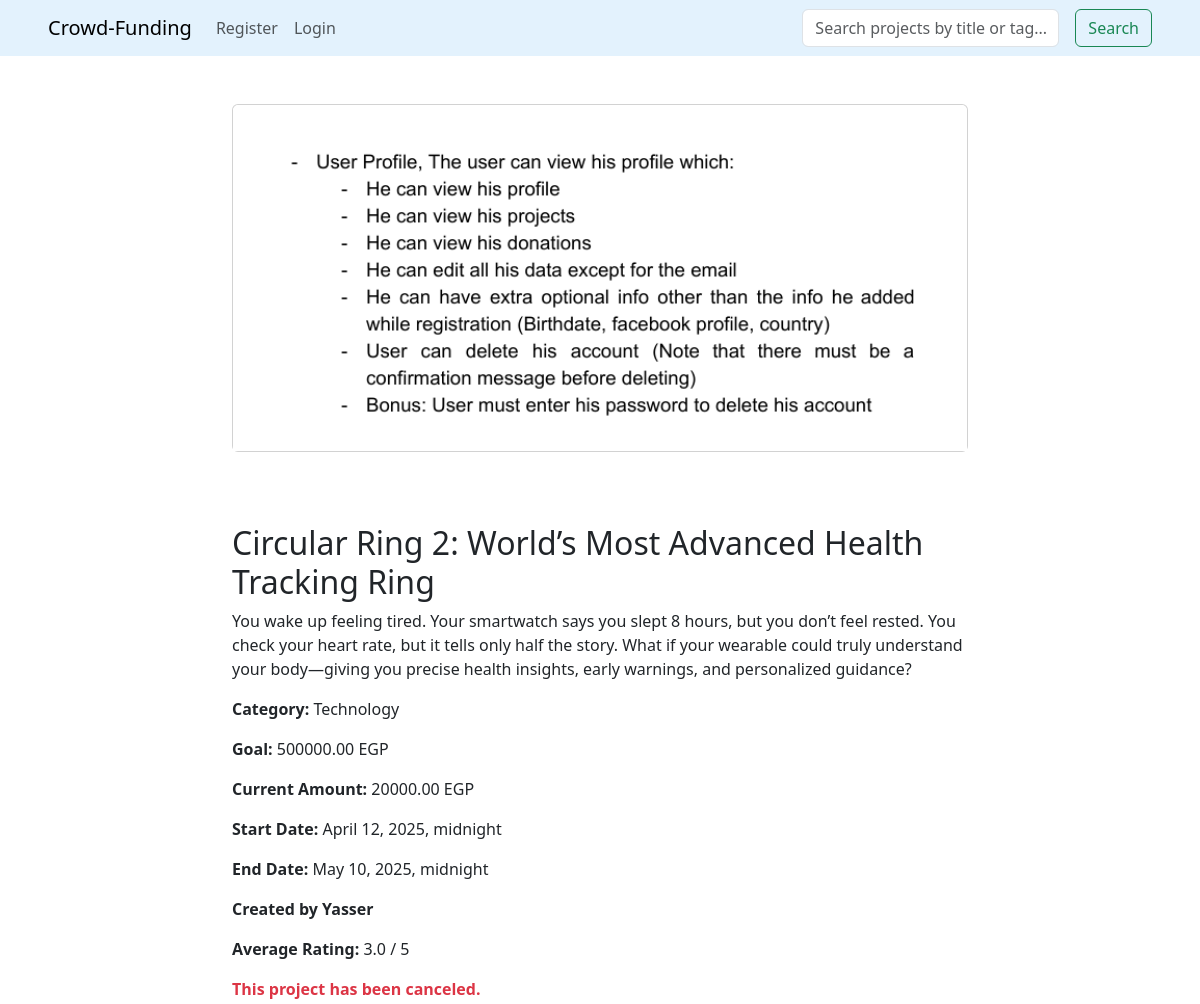
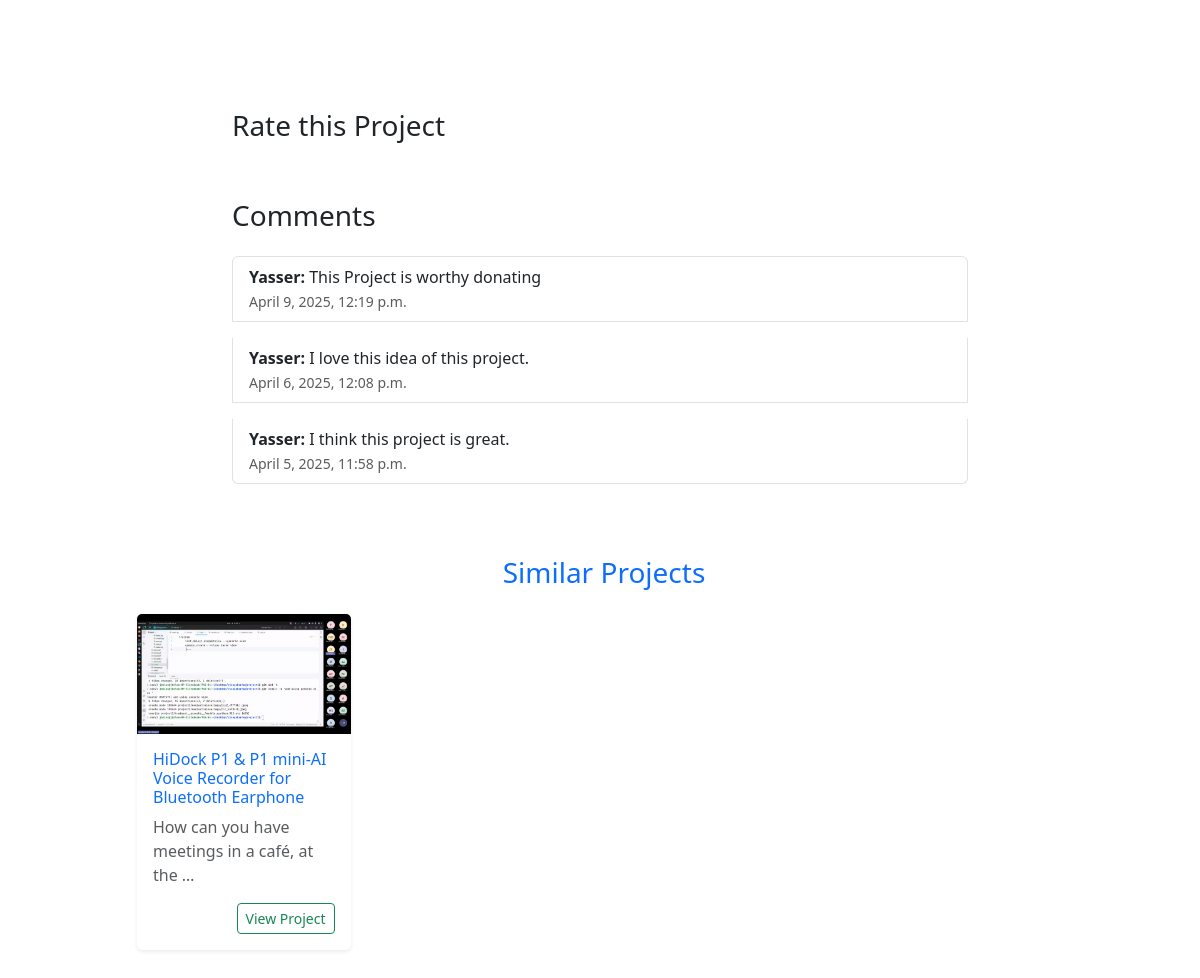
Screenshot of /project/2/ with the database file from the repository (2 pictures, top to bottom).
### funding/models.py (models this page shows, shortened)
class CampaignImage(models.Model):
    campaign = models.ForeignKey(Project, on_delete=models.CASCADE)
    image = models.ImageField(upload_to='campaigns/')

class Project(models.Model):
    title = models.CharField(max_length=255)
    details = models.TextField()
    category = models.ForeignKey(Category, on_delete=models.CASCADE, related_name='projects')
    total_target = models.DecimalField(max_digits=10, decimal_places=2)
    tags = models.CharField(max_length=255, help_text="Comma-separated tags")
    start_time = models.DateTimeField()
    end_time = models.DateTimeField()
    current_amount = models.DecimalField(max_digits=10, decimal_places=2, default=0.00)
    user = models.ForeignKey("UserProfile", on_delete=models.CASCADE, null=True, blank=True)
    reported = models.BooleanField(default=False)
    cancelled = models.BooleanField(default=False)
    def average_rating(self):
        ratings = self.ratings.all()
        if ratings.exists():
            return round(sum(rating.value for rating in ratings) / ratings.count(), 1)
        return 0

class Category(models.Model):
    name = models.CharField(max_length=100, unique=True)
    def __str__(self):
        return self.name

class UserProfile(AbstractBaseUser):
    email = models.EmailField(unique=True)
    first_name = models.CharField(max_length=50)
    last_name = models.CharField(max_length=50)
    phone = models.CharField(max_length=15, unique=True)
    picture = models.ImageField(upload_to='profile_pics/')
    is_active = models.BooleanField(default=False)
    facebook_profile = models.URLField(max_length=200, blank=True , null=True)
    birth_date = models.DateField(blank=True, null=True)
    country = models.CharField(max_length=50, blank=True, null=True)
    USERNAME_FIELD = 'email'  # Ensure this is set correctly
    REQUIRED_FIELDS = ['first_name', 'last_name', 'phone']
    objects = UserProfileManager()

class Comment(models.Model):
    project = models.ForeignKey(Project, on_delete=models.CASCADE, related_name="comments")
    user = models.ForeignKey("UserProfile", on_delete=models.CASCADE)
    content = models.TextField()
    created_at = models.DateTimeField(auto_now_add=True)
    reported = models.BooleanField(default=False)

### funding/views.py (the view)
# urls.py: path('project/<int:project_id>/', views.project_detail, name='project_detail'),
def project_detail(request, project_id):
    project = Project.objects.get(id=project_id)
    images = CampaignImage.objects.filter(campaign=project)
    comments = project.comments.all().order_by('-created_at')
    can_cancel = project.current_amount < (Decimal('0.25') * project.total_target)
    average_rating = project.average_rating()
    project_tags = project.tags.split(',')  # Split tags into a list
    similar_projects = Project.objects.filter(
        Q(tags__icontains=project_tags[0]),
        ~Q(id=project.id)  # Exclude the current project
    ).distinct()[:4]  # Limit to 4 projects
    if request.method == "POST":
        form = CommentForm(request.POST)
        if form.is_valid():
            comment = form.save(commit=False)
            comment.project = project
            comment.user = request.user
            comment.save()
            return redirect('project_detail', project_id=project_id)
    else:
        form = CommentForm()
    return render(request, 'funding/project_detail.html', {
        'project': project,
        'images': images,
        'comments': comments,
        'form': form,
        'can_cancel': can_cancel,
        'average_rating': average_rating,
        'similar_projects': similar_projects,
        })

### funding/forms.py
class CommentForm(forms.ModelForm):
    class Meta:
        model = Comment
        fields = ['content']
        widgets = {
            'content': forms.Textarea(attrs={'class': 'form-control', 'rows': 3, 'placeholder': 'Add a comment...'}),
        }

### finalproject/funding/templates/funding/project_detail.html (shortened to what this page needs)
{% extends "funding/index.html" %}
{% load static %}
{% block content %}
<div class="container mt-5">
    <div class="row">
        <div class="col-md-8 offset-md-2">
            <div class="card mb-4">
                <div id="carousel-{{ project.id }}" class="carousel slide" data-ride="carousel">
                    <div id="carousel-{{ project.id }}" class="carousel slide" data-bs-ride="carousel" data-bs-interval="2000">
                        <div class="carousel-inner">
                            {% for image in images %}
                                {% if image.campaign.id == project.id %}
                                    <div class="carousel-item {% if forloop.first %}active{% endif %}">
                                        <img src="{{ image.image.url }}" class="d-block w-100 img-fluid rounded-top project-image" alt="Project Image">
                                    </div>
                                {% endif %}
                            {% endfor %}
                        </div>
                    </div>
                </div>
            </div>
        </div>
    </div>
</div>
<div class="container mt-5">
    <div class="row">
        <div class="col-md-8 offset-md-2">
            <h2>{{ project.title }}</h2>
            <p>{{ project.details }}</p>
            <p><strong>Category:</strong> {{ project.category }}</p>
            <p><strong>Goal:</strong> {{ project.total_target }} EGP</p>
            <p><strong>Current Amount:</strong> {{ project.current_amount }} EGP</p>
            <p><strong>Start Date:</strong> {{ project.start_time }}</p>
            <p><strong>End Date:</strong> {{ project.end_time }}</p>
            <p><strong>Created by {{ project.user.first_name }}</strong></p>
            <p><strong>Average Rating:</strong> {{ average_rating }} / 5</p>
            {% if project.cancelled %}
                <p class="text-danger"><strong>This project has been canceled.</strong></p>
            {% endif %}
             <br><br>
        </div>
    </div>
</div>
<div class="container mt-5">
    <div class="row">
        <div class="col-md-8 offset-md-2">
            <h3>Rate this Project</h3>
        </div>
    </div>
</div>
<div class="container mt-5">
    <div class="row">
        <div class="col-md-8 offset-md-2">
            <h3>Comments</h3>
            <ul class="list-group mb-4">
                {% for comment in comments %}
                <li class="list-group-item mt-3">
                    <strong>{{ comment.user.first_name }}:</strong> {{ comment.content }}
                    <br>
                    <small class="text-muted">{{ comment.created_at|date:"F j, Y, g:i a" }}</small>
                </li>
                {% empty %}
                <li class="list-group-item">No comments yet. Be the first to comment!</li>
                {% endfor %}
            </ul>
        </div>
    </div>
</div>
<div class="container mt-5">
    <div class="row">
        <div class="col-md-10 offset-md-1">
            <h3 class="text-center mb-4 text-primary">
                Similar Projects
            </h3>
            <div class="row row-cols-1 row-cols-sm-2 row-cols-md-3 row-cols-lg-4 g-4">
                {% for similar_project in similar_projects %}
                    <div class="col">
                        <div class="card h-100 shadow-sm border-0">
                            {% if similar_project.campaignimage_set.first %}
                                <img src="{{ similar_project.campaignimage_set.first.image.url }}" class="card-img-top" alt="Project Image">
                            {% endif %}
                            <div class="card-body d-flex flex-column">
                                <h6 class="card-title text-primary">{{ similar_project.title }}</h6>
                                <p class="card-text text-muted">{{ similar_project.details|truncatewords:10 }}</p>
                                <div class="mt-auto text-end">
                                    <a href="{% url 'project_detail' similar_project.id %}" class="btn btn-outline-success btn-sm">View Project</a>
                                </div>
                            </div>
                        </div>
                    </div>
                {% empty %}
                    <div class="col text-center">
                        <div class="alert alert-info">No similar projects found.</div>
                    </div>
                {% endfor %}
            </div>
        </div>
    </div>
</div>
{% endblock %}

### funding/static/funding/style.css (style rules this page uses)
.project-image { max-width: 100%; height: 200px; }

### rows the page displays
CampaignImage: image (picture)
Project: title "Circular Ring 2: World’s Most Advanced Health Tracking Ring", details "You wake up feeling tired. Your smartwatch says you slept 8 hours, but you don’t feel rested. You check your heart rate, but it tells only half the story. What if your wearable could truly understand your body—giving you precise health insights, early warnings, and personalized guidance?", category "Technology", total_target "500000.00", current_amount "20000.00", start_time "April 12, 2025, midnight", end_time "May 10, 2025, midnight", user.first_name "Yasser"
Comment: user.first_name "Yasser", content "This Project is worthy donating", created_at "April 9, 2025, 12:19 p.m."
Comment: user.first_name "Yasser", content "I love this idea of this project.", created_at "April 6, 2025, 12:08 p.m."
Comment: user.first_name "Yasser", content "I think this project is great.", created_at "April 5, 2025, 11:58 p.m."
Project: campaignimage_set.first.image (picture), title "HiDock P1 & P1 mini-AI Voice Recorder for Bluetooth Earphone", details "How can you have meetings in a café, at the …"

### other values shown
{{ average_rating }} "3.0"
